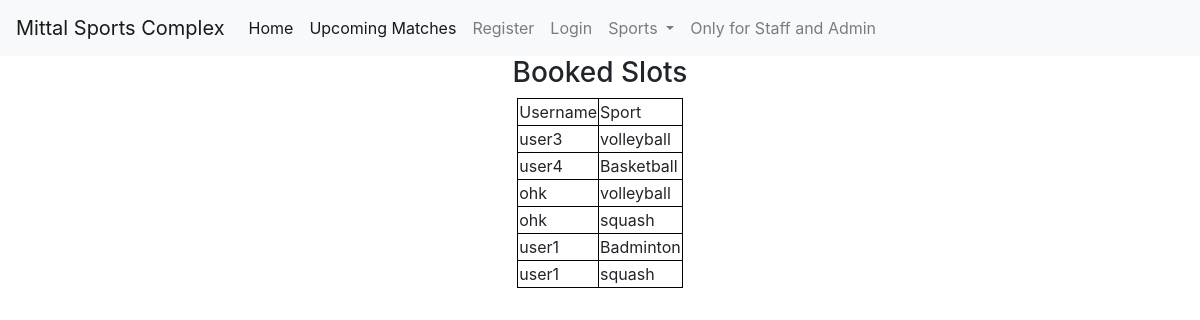
The page /bookedslots/ on the database its author committed.
### home/models.py (models this page shows)
class slots(models.Model):
    username=models.CharField(max_length=100, default=None)
    bookedfor=models.TextField(default=None)

### home/views.py (the view)
# urls.py: path('bookedslots/', views.bookedslots, name='bookedslots'),
def bookedslots(request):
    slot=slots.objects.all()
    return render(request, 'bookedslots.html', {'slot': slot})

### Templates/bookedslots.html (shortened to what this page needs)
{% extends 'base.html' %}
{% block body %}
<div align='center'>
<h3>Booked Slots</h3>
    <table bordercolor='black' border='1px'>
        <tr><td>Username</td><td>Sport</td></tr>
        {% for i in slot %}
        <tr><td>{{i.username}}</td><td>{{i.bookedfor}}</td></tr>
        {% endfor %}
    </table>
</div>
{% endblock body %}

### Templates/base.html (shortened to what this page needs)
<!doctype html>
<html lang="en">
  <head>
    <link rel="stylesheet" href="https://cdn.jsdelivr.net/npm/bootstrap@4.3.1/dist/css/bootstrap.min.css">
  </head>
  <body>
    <nav class="navbar navbar-expand-lg navbar-light bg-light">
        <a class="navbar-brand" href="#">Mittal Sports Complex</a>
        <div class="collapse navbar-collapse" id="navbarSupportedContent">
          <ul class="navbar-nav mr-auto">
            <li class="nav-item active">
              <a class="nav-link" href="/">Home <span class="sr-only">(current)</span></a>
            </li>
            <li class="nav-item active">
              <a class="nav-link" href="/featuredmatches">Upcoming Matches <span class="sr-only">(current)</span></a>
            </li>
            {% if user.is_authenticated %}
            {% else %}
            <li class="nav-item">
              <a class="nav-link" href="/register">Register</a>
            </li>
            <li class="nav-item">
              <a class="nav-link" href="/login">Login</a>
            </li>
            {% endif %}
            <li class="nav-item dropdown">
              <a class="nav-link dropdown-toggle" href="#" id="navbarDropdown" role="button" data-toggle="dropdown" aria-haspopup="true" aria-expanded="false">
                Sports
              </a>
            </li>
            <li class="nav-item">
              <a class="nav-link" href="/admin">Only for Staff and Admin</a>
            </li>
          </ul>
        </div>
      </nav>
    {% block body %}{% endblock body %}
  </body>
</html>

### rows shown on the page
slots: username "user3", bookedfor "volleyball"
slots: username "user4", bookedfor "Basketball"
slots: username "ohk", bookedfor "volleyball"
slots: username "ohk", bookedfor "squash"
slots: username "user1", bookedfor "Badminton"
slots: username "user1", bookedfor "squash"
